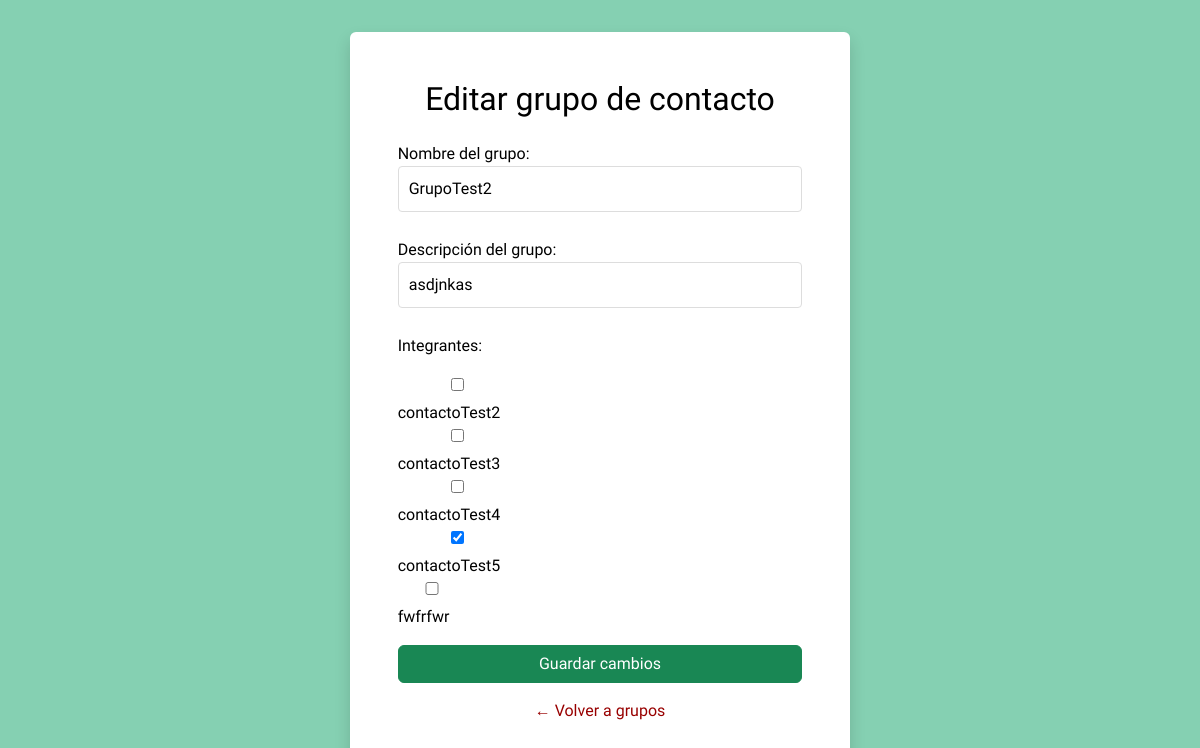
The page /grupo/update/2 (signed in) on the database as committed earlier.
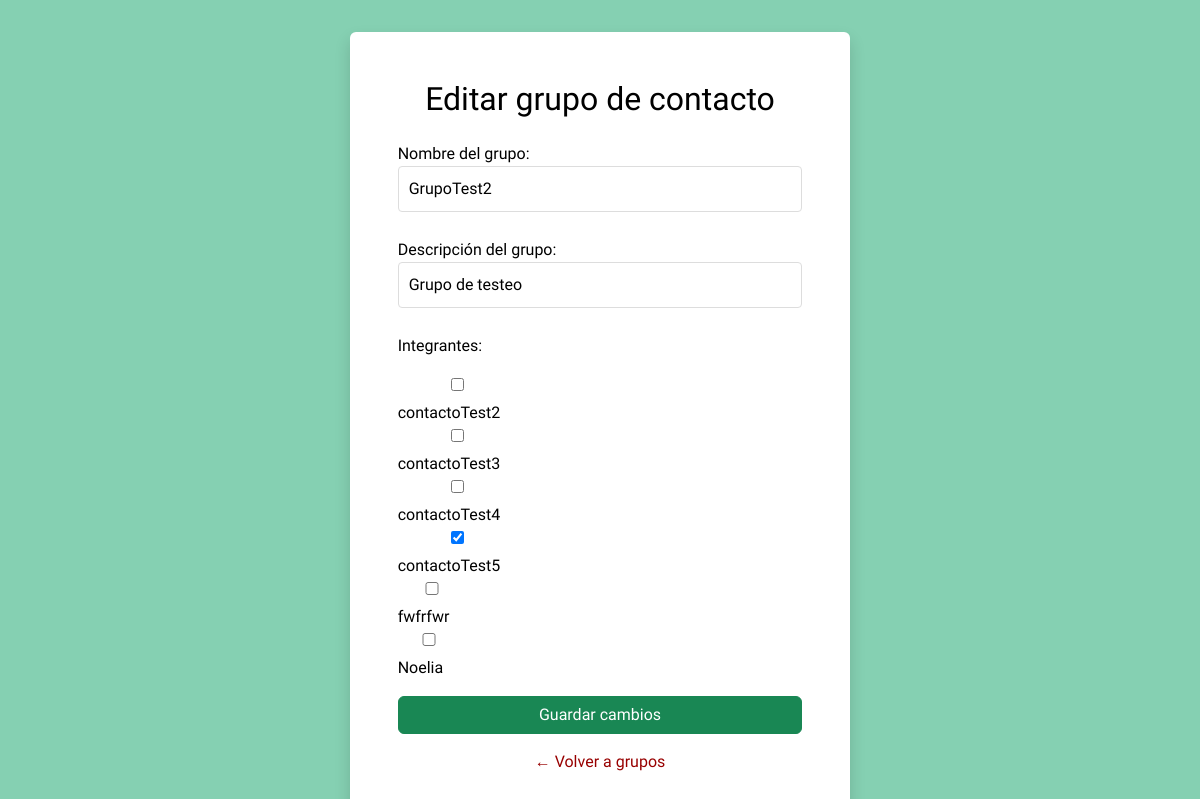
The same page on the database as committed later.
### meetLink/models.py (models this page shows, shortened)
class GrupoContacto(models.Model):
    nombre = models.CharField(max_length=20, verbose_name="Nombre del grupo")
    descripcion = models.CharField(max_length=40, verbose_name="Descripción del grupo")
    integrantes = models.ManyToManyField('Contacto', blank=True, verbose_name="Integrantes")
    usuario = models.ForeignKey(Usuario, on_delete=models.CASCADE, verbose_name="Usuario")
    class Meta:
        verbose_name = "Grupo de contacto"
        verbose_name_plural = "Grupos de contacto"

class Contacto(models.Model):
    nombre = models.CharField(max_length=20, verbose_name="Nombre")
    mail = models.EmailField(verbose_name="Email")
    telefono = models.CharField(
        max_length=9,
        validators=[RegexValidator(regex=r'^\d{9}$', message='El número debe tener 9 dígitos.')],
        verbose_name="Teléfono"
    )
    usuario = models.ForeignKey(Usuario, on_delete=models.CASCADE, verbose_name='Usuario')
    def __str__(self):
        return self.nombre
    class Meta:
        verbose_name = "Contacto"
        verbose_name_plural = "Contactos"
        unique_together = ('usuario', 'mail')

### meetLink/views.py (the view, shortened to what this page needs)
# urls.py: path('grupo/update/<int:pk>', GrupoContactoUpdateView.as_view(), name='grupo_update'),
class GrupoContactoUpdateView(LoginRequiredMixin, UpdateView):
    model = GrupoContacto
    form_class = GrupoContactoUpdateForm
    template_name = 'meetLink/contactos/contactos_grupo_update.html'
    success_url = reverse_lazy('contactos')
    def get_object(self, queryset=None):
        return get_object_or_404(GrupoContacto, pk = self.kwargs['pk'], usuario = self.request.user)
    def get_form_kwargs(self):
        kwargs = super().get_form_kwargs()
        kwargs['user'] = self.request.user
        return kwargs

### meetLink/forms.py (shortened to what this page needs)
class GrupoContactoUpdateForm(forms.ModelForm):
    class Meta:
        model = GrupoContacto
        fields = ['nombre', 'descripcion', 'integrantes']
        widgets = {
            'integrantes': forms.CheckboxSelectMultiple(),
        }
    def __init__(self, *args, **kwargs):
        user = kwargs.pop('user')
        super().__init__(*args, **kwargs)
        self.fields['integrantes'].queryset = Contacto.objects.filter(usuario=user)

### meetLink/templates/meetLink/contactos/contactos_grupo_update.html (shortened to what this page needs)
{% extends "meetLink/base.html" %}
{% block contenido %}
<div id="form" class="d-flex align-items-center justify-content-center" style="background-color: #85D0B2;">
    <div id="form-card" class="p-5 bg-white rounded shadow">
        <div class="content">
            <h2 class="mb-4 text-center">Editar grupo de contacto</h2>
            <form method="post">
                <div class="form-group">
                    {{ form.as_p }}
                </div>
                <button type="submit" class="btn btn-success w-100" alt="Guardar cambios">Guardar cambios</button>
            </form>
            <p class="mt-3 text-center">
                <a href="{% url 'contactos' %}" alt="Volver a grupos">← Volver a grupos</a>
            </p>
        </div>
    </div>
</div>
{% endblock %}

Rows that differ between the two databases and show on the page:
changed GrupoContacto "GrupoTest2": descripcion "asdjnkas" → "Grupo de testeo"
Other text that changed with them:
form field integrantes: "☐ ☐ ☐ ☑ ☐" → "☐ ☐ ☐ ☑ ☐ ☐"
text no longer shown: "Nombre del grupo: Descripción del grupo: Integrantes: contactoTest2 contactoTest3 contactoTest4 contactoTest5 fwfrfwr"
text now shown: "Nombre del grupo: Descripción del grupo: Integrantes: contactoTest2 contactoTest3 contactoTest4 contactoTest5 fwfrfwr Noelia"
